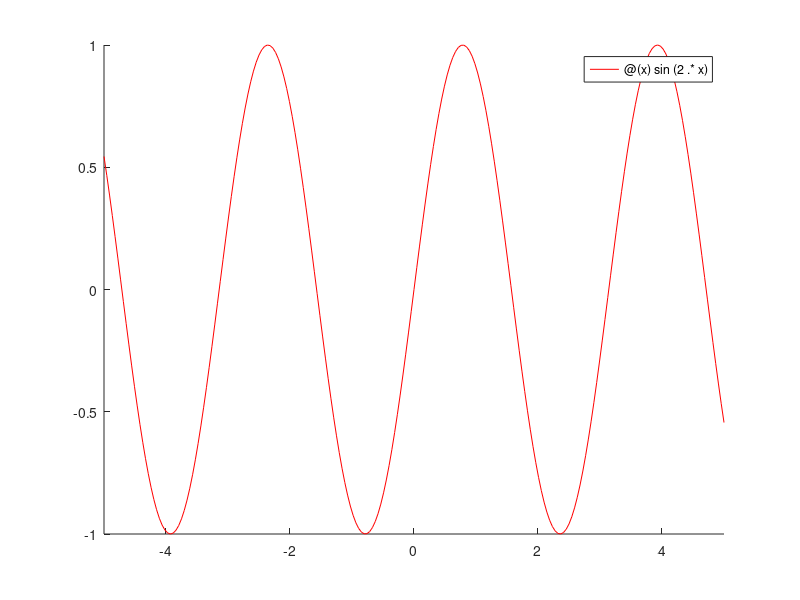

The MATLAB script that drew this image: (Note: this script raises an error after producing the figure.)
clf;hold on;
nodes=linspace(-5,5,15);

%function
f=@(x) sin(2.*x);
y=f(nodes);
fplot(f, [-5 5], 'r');

%Hermite
der_f=@(x) 2*cos(2.*x); %derivative of f
der_y=der_f(nodes); %derivative values
[H,~]=Hermite_interp(nodes,y,der_y,nodes)
plot(nodes,H, 'o');
xticks(nodes);

grid on;